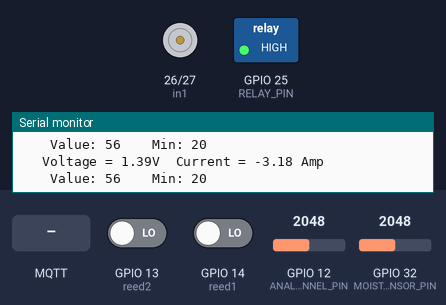
The sketch below on a simulated ESP32. On the bench: motor-driver pin pairs drawn as motors (green arrow = first pin HIGH = forward, orange = second pin HIGH = backward, longer = more drive), switched loads named in the sketch (green lamp = pin HIGH), the last lines printed to the serial monitor. Inputs (shaded band) come from the test bench; at power-on: GPIO 32 (MOISTURE_SENSOR_PIN) = 2048, GPIO 12 (ANALOG_CHANNEL_PIN) = 2048, GPIO 13 (reed2) LOW, GPIO 14 (reed1) LOW. No MQTT or app messages arrive unless stated.

Above: at 1.2 s.
1.3 s: GPIO 32 (MOISTURE_SENSOR_PIN) set to 3329
2.8 s: GPIO 32 (MOISTURE_SENSOR_PIN) set to 3432
At 3.7 s:
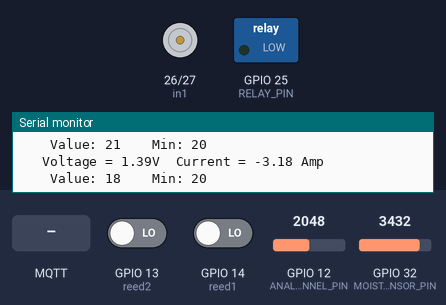
5.8 s: MQTT message "1" arrives on the first subscribed topic
At 8.0 s:
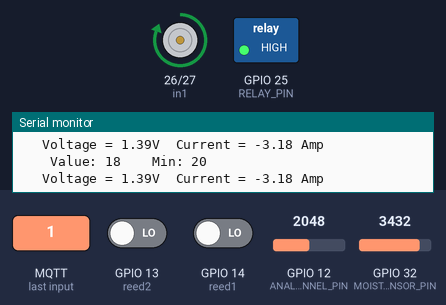
8.3 s: MQTT message "1" arrives on the second subscribed topic
At 8.9 s:
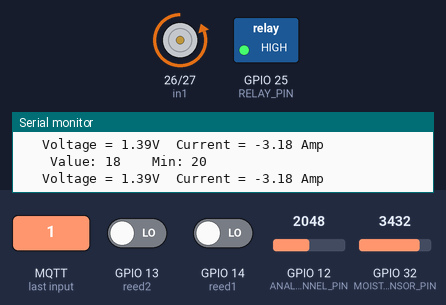
9.8 s: MQTT message "0" arrives on the first subscribed topic
At 10.1 s:
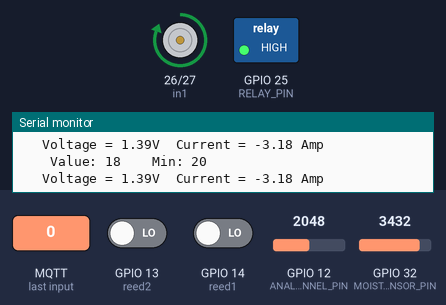
11.3 s: MQTT message "0" arrives on the second subscribed topic
At 12.4 s:
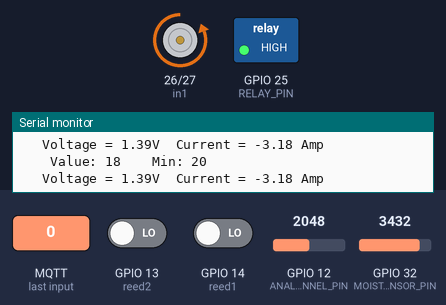
Timing chart, 0 to 13.8 s (numbered marks = the images above; inputs shaded):
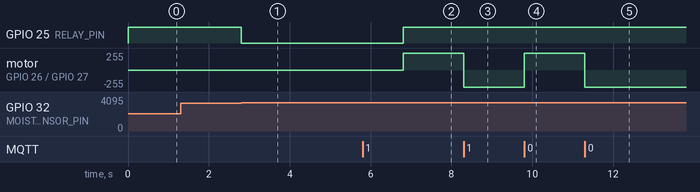

Measured:
- the behaviour switches between 3366 and 3367 on GPIO 32 (MOISTURE_SENSOR_PIN) (found by bisection; images 0 and 1)
- after the input at 2.8 s, GPIO 25 (RELAY_PIN): HIGH → LOW at once
- after the input at 5.8 s, GPIO 25 (RELAY_PIN): LOW → HIGH after 1.0 s; motor on GPIO 26 (in1) / GPIO 27 (in2): stopped → forward 255/255 after 1.0 s
- after the input at 8.3 s, motor on GPIO 26 (in1) / GPIO 27 (in2): forward 255/255 → backward 255/255 at once
- after the input at 9.8 s, motor on GPIO 26 (in1) / GPIO 27 (in2): backward 255/255 → forward 255/255 at once
- after the input at 11.3 s, motor on GPIO 26 (in1) / GPIO 27 (in2): forward 255/255 → backward 255/255 at once

The sketch:

Merged_SMALL.ino
```cpp
//Mqtt Data
#include "EspMQTTClient.h"

EspMQTTClient client(
  "Slow Internet Here",                                               //SSID
  "Superman!",                                                        //Password
  "192.168.1.10",                                                     //Broker IP
  "homeassistant",                                                    //Broker Username
  "ahhah9Mio6Oingaeweithihohsh0ieGhai4cua0yi9Xah0ya4poY3aeC4ozei6el", //Broker Password
  "Merged Module 2",                                                  //Client Name
  1883                                                                //MQTT port
);

// Motor pin definitions
#define in1 26
#define in2 27

// Reed switches for stopping
#define reed1 14 //Reed at motor
#define reed2 13 //Reed at pully

bool stopFlag = false;

//Moisture
#define MOISTURE_SENSOR_PIN 32
#define RELAY_PIN 25

//Moisture variables
int minWaterPercent = 20;
int value;

//ACS
#define ANALOG_CHANNEL_PIN 12

float ADC;
float Voltage;
float Current;
float Offset = 1.60;

void moveCurtain(bool dir)
{
  if (dir)
  { //Moves towards motor
    digitalWrite(in1, HIGH);
    digitalWrite(in2, LOW);
    while (digitalRead(reed1) == false) //reed1 is near the motor
    {
      client.loop();
      if (stopFlag)
      {
        stopFlag = false;
        break;
      }
    }
  }
  else
  { // Moves towards pully
    digitalWrite(in1, LOW);
    digitalWrite(in2, HIGH);
    while (digitalRead(reed2) == false) //reed2 is near the pully
    {
      client.loop();
      if (stopFlag)
      {
        stopFlag = false;
        break;
      }
    }
  }
  digitalWrite(in1, LOW);
  digitalWrite(in2, LOW);
}

void onConnectionEstablished()
{
  client.subscribe("Curtains/open", [](const String & payload)
  {
    moveCurtain(true);
  });
  client.subscribe("Curtains/close", [](const String & payload)
  {
    moveCurtain(false);
  });
  client.subscribe("Curtains/stop", [](const String & payload)
  {
    stopFlag = true;
  });
}

void setup()
{
  Serial.begin(115200);
  digitalWrite(RELAY_PIN, HIGH);

  pinMode(in1, OUTPUT);
  pinMode(in2, OUTPUT);

  pinMode(reed1, INPUT);
  pinMode(reed2, INPUT);

  pinMode(MOISTURE_SENSOR_PIN, OUTPUT);
  pinMode(RELAY_PIN, OUTPUT);

  pinMode(ANALOG_CHANNEL_PIN, INPUT);

  client.enableDebuggingMessages(); // Enable debugging messages sent to serial output
  client.enableLastWillMessage("TestClient/lastwill", "I am going offline");

  Serial.println("ESP is running!");
}

void loop()
{
  //Moisture
  value = analogRead(MOISTURE_SENSOR_PIN);
  value = map(value, 4095, 450, 0, 100);


  /*
    //send to home ass value percentage
    //client.publish("Moist/percent", (String)value);
  */

  Serial.print("\t\tValue: ");
  Serial.print(value);

  Serial.print("\t\tMin: ");
  Serial.println(minWaterPercent);

  if (value < minWaterPercent)
  {
    digitalWrite(RELAY_PIN, LOW);
    delay(2000);
    digitalWrite(RELAY_PIN, HIGH);
  }

  //ACS
  ADC = analogRead(ANALOG_CHANNEL_PIN);
  Voltage = (2.78 / 4095) * ADC;

  //current --> [reading-offset]*1000/(mV/Amp)
  Current = (Voltage - Offset) / 0.066;
  if (abs(Current) > 0.2)
  {
    Serial.print("   Voltage = ");
    Serial.print(Voltage);
    Serial.print("V  ");
    Serial.print("Current = ");
    Serial.print(Current);
    Serial.println(" Amp");
  }
  else
  {
    Serial.println("Zero Amp");
  }
  client.loop();
}
```
